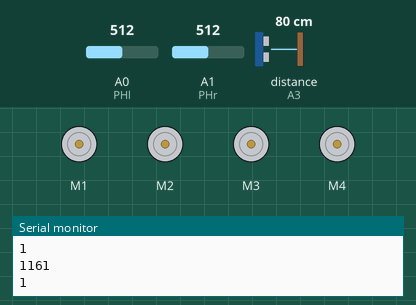
Simulated run of this sketch. Board: Arduino Uno, built with avr-gcc and run on an emulated ATmega328P. Parts: 4 × DC motor (green arrow = forward, orange = backward, longer = faster), the last lines printed to the serial monitor. Wiring (inferred from the names in the program): ultrasonic range finder: trigger A2; echo A3. Inputs (shaded band) come from the test bench; at power-on: distance to the obstacle (sensor on A3) 80 cm, A0 (PHl) = 512, A1 (PHr) = 512. The echo pulse lasts 58.3 µs per cm.

Above: at 1.2 s.
1.3 s: distance to the obstacle (sensor on A3) set to 23 cm
2.8 s: distance to the obstacle (sensor on A3) set to 17 cm
At 3.3 s:
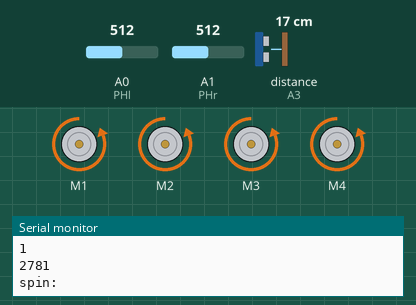
5.8 s: A0 (PHl) set to 900
8.3 s: A1 (PHr) set to 900
At 10.2 s:
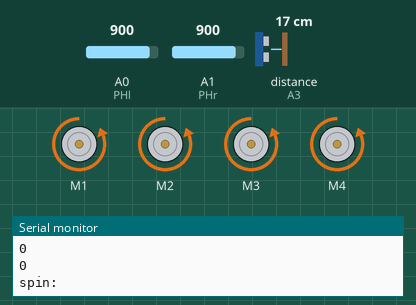
11.3 s: A0 (PHl) set to 716
14.3 s: A0 (PHl) set to 1023
Timing chart, 0 to 18.3 s (numbered marks = the images above; inputs shaded):
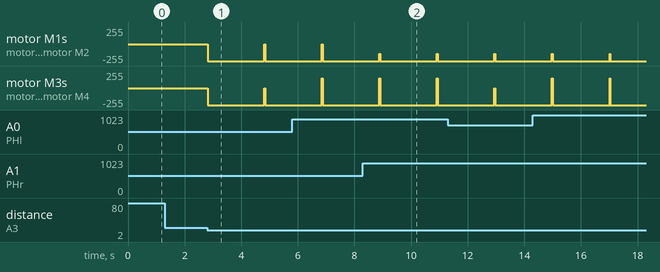

Measured:
- the behaviour switches between 21 and 20 cm on distance to the obstacle (sensor on A3) (found by bisection; images 0 and 1)
- after the input at 2.8 s, motor M1–4: stopped → backward 255/255 at once

The sketch:

MotorPlatform.ino
```cpp
#include <AFMotor.h>
unsigned long start = 0;
unsigned long ennd;

int holderL;
int holderR;
boolean inloop = false;

AF_DCMotor motorL1(1);
AF_DCMotor motorL2(2);
AF_DCMotor motorR1(3);
AF_DCMotor motorR2(4);

// this is the led
int lightL = 9;
int lightR = 8;
//this is the photoR
int PHl = A0;
int PHr = A1;
//echo pins
const int trigPin = A2;
const int echoPin = A3;
//just variabales
int vR = 0;
int vL = 0;
// defines variables
long duration;
int distance;

void setup() {
  // put your setup code here, to run once:
  Serial.begin(9600);

  pinMode(trigPin, OUTPUT); // Sets the trigPin as an Output
  pinMode(echoPin, INPUT); // Sets the echoPin as an Input

  vL = analogRead(PHl);
  vR = analogRead(PHr);

  holderL = vL;
  holderR = vR;

}

void loop() {
  // put your main code here, to run repeatedly:
  // Clears the trigPin
  digitalWrite(trigPin, LOW);
  delayMicroseconds(2);
  // Sets the trigPin on HIGH state for 10 micro seconds
  digitalWrite(trigPin, HIGH);
  delayMicroseconds(10);
  digitalWrite(trigPin, LOW);
  // Reads the echoPin, returns the sound wave travel time in microseconds
  duration = pulseIn(echoPin, HIGH);
  // Calculating the distance
  distance = duration * 0.034 / 2;
  // Prints the distance on the Serial Monitor

  //Serial.print("Distance: ");
  //Serial.println(distance);

  // make sure it doesnt hit a wall infront
  if (distance < 20) {
    spin();
  }

  // reading the 2 light sencers
  vL = analogRead(PHl);
  vR = analogRead(PHr);
  //this is it the varibles to make a range to see if the light doesnt change from the being
  boolean lRange = vL + 5 >= holderL && holderL >= vL - 5;
  boolean rRange = vR + 5 >= holderR && holderR >= vR - 5;
  Serial.println(lRange);
  Serial.println(rRange);

  // this makes sure the is lights doesnt change or did find light after 30sec it
  //rotats and looks for light
  while (lRange && rRange) {
    lRange = vL + 5 > holderL > vL - 5;
    rRange = vR + 5 > holderL > vR - 5;
    ennd = millis();
    Serial.println(ennd - start);
    // my timer
    if ((ennd - start) > 30000) {
      spin();
      look();
      //re-set timer
      start = millis();
      break;
    }
  }

  // follow the light
  float readL = map(vL, 890, 900, 0, 400);
  float readR = map(vR, 875, 900, 0, 400);

  readL = constrain(readL, 0, 400);
  readR = constrain(readR, 0, 400);
  motorL1.run(BACKWARD);
  motorL2.run(BACKWARD);
  motorR1.run(FORWARD);
  motorR2.run(FORWARD);

  motorL1.setSpeed(readR);
  motorL2.setSpeed(readR);
  motorR1.setSpeed(readL);
  motorR2.setSpeed(readL);

  // re-ser timer if car moves
  if (readR > 0 || readL > 0) {
    start = millis();
  }
  delay(30);
}

//spin around method
void spin() {
  Serial.println("spin: ");
  motorL1.run(BACKWARD);
  motorL2.run(BACKWARD);
  motorL1.setSpeed(255);
  motorL2.setSpeed(255);
  motorR1.run(BACKWARD);
  motorR2.run(BACKWARD);
  motorR1.setSpeed(255);
  motorR2.setSpeed(255);
  delay(2000);
}

//moves forward for 1sec looking for light
void look() {
  motorL1.run(BACKWARD);
  motorL2.run(BACKWARD);
  motorL1.setSpeed(255);
  motorL2.setSpeed(255);
  motorR1.run(FORWARD);
  motorR2.run(FORWARD);
  motorR1.setSpeed(255);
  motorR2.setSpeed(255);
  delay(1000);
}
```
